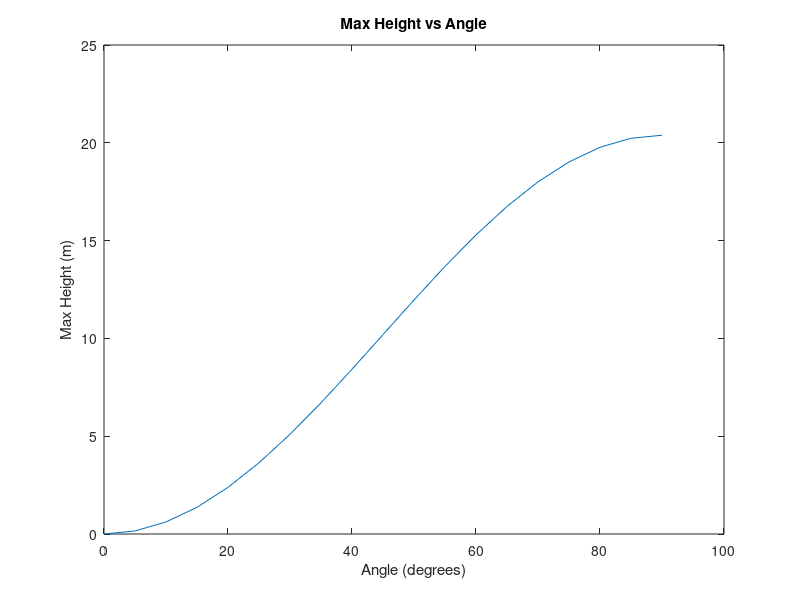
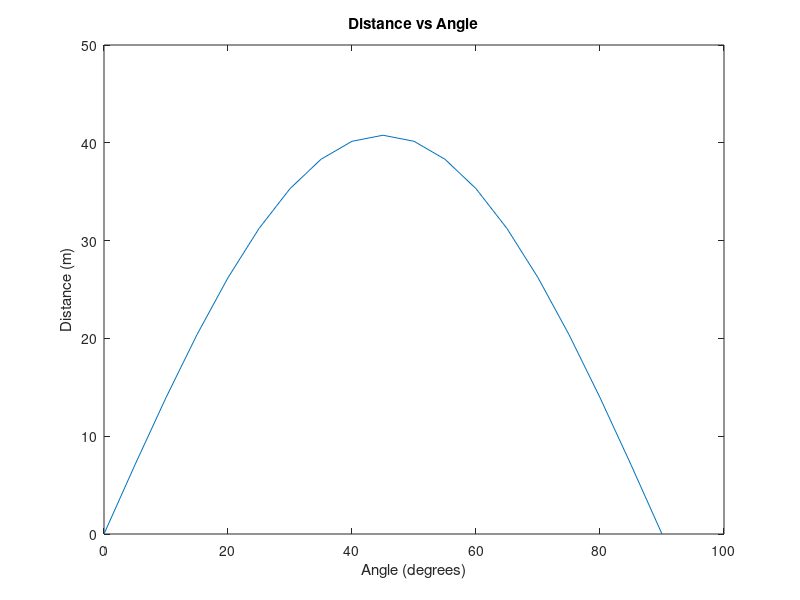

These figures' MATLAB source, in order:
clear,clc
%Samuel Razumovskiy and Christian Clark
Vo=20; %m/s
g=9.81; %m/s^2
k=1;
for Theta=[0:5:90]; %degrees
Voy=Vo*sind(Theta); %m/s
Vox=Vo*cosd(Theta); %m/s
MaxH(1,k)=Voy^2/(2*g); %m
t=Voy/g*2; %s
Distance(1,k)=Vox*t; %m
k=k+1;
end
Theta=[0:5:90];
plot(Theta,MaxH)
title('Max Height vs Angle');
xlabel('Angle (degrees)');
ylabel('Max Height (m)');
figure
plot(Theta,Distance)
title('Distance vs Angle');
xlabel('Angle (degrees)');
ylabel('Distance (m)');
